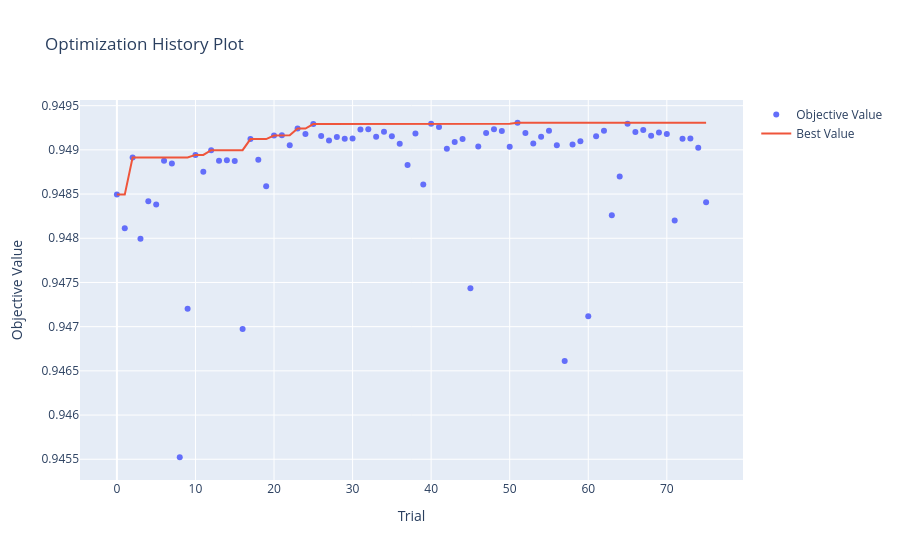

Notebook code cell kept with this figure:
### Code cell
# Optimization History
import optuna.visualization as vis

vis.plot_optimization_history(study)
